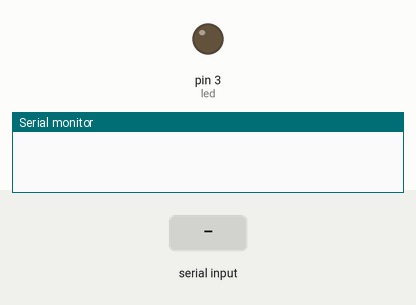
The sketch below on a simulated Arduino Uno, built with avr-gcc and run on an emulated ATmega328P. Parts: output pins drawn as LEDs (lit = HIGH), the last lines printed to the serial monitor. Inputs (shaded band) come from the test bench.

Above: at 1.2 s.
1.3 s: "on" received over Serial
At 3.4 s:
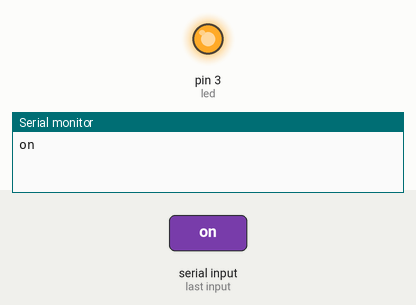
3.8 s: "off" received over Serial
At 5.3 s:
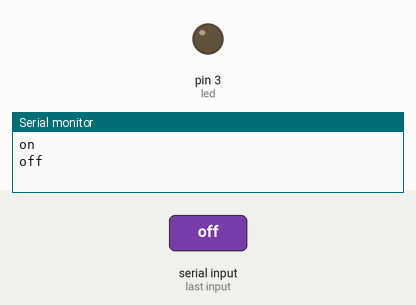
Timing chart, 0 to 6.8 s (numbered marks = the images above; inputs shaded):
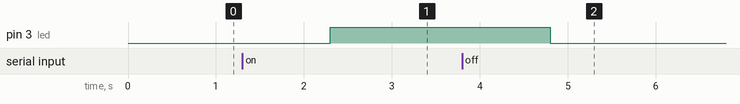

The sketch:

sketch_mar20a.ino
```cpp
#define led 3
void setup() {
  // put your setup code here, to run once:
  Serial.begin(9600);
  pinMode(led, OUTPUT);

}

// fungsi membaca perintah dari serial python
void loop() {
  // put your main code here, to run repeatedly:
  if(Serial.available()>1){
    String data_perintah = Serial.readString();
    Serial.println(data_perintah);
    if (data_perintah=="on"){
      digitalWrite(led, HIGH);
      //nyalakan led
    }
    else if(data_perintah=="off"){
      digitalWrite(led, LOW);
      //matikan led
    }
  }

}
```

Measured:
- after the input at 1.3 s, pin 3 (led): LOW → HIGH after 1.0 s
- after the input at 3.8 s, pin 3 (led): HIGH → LOW after 1.0 s
